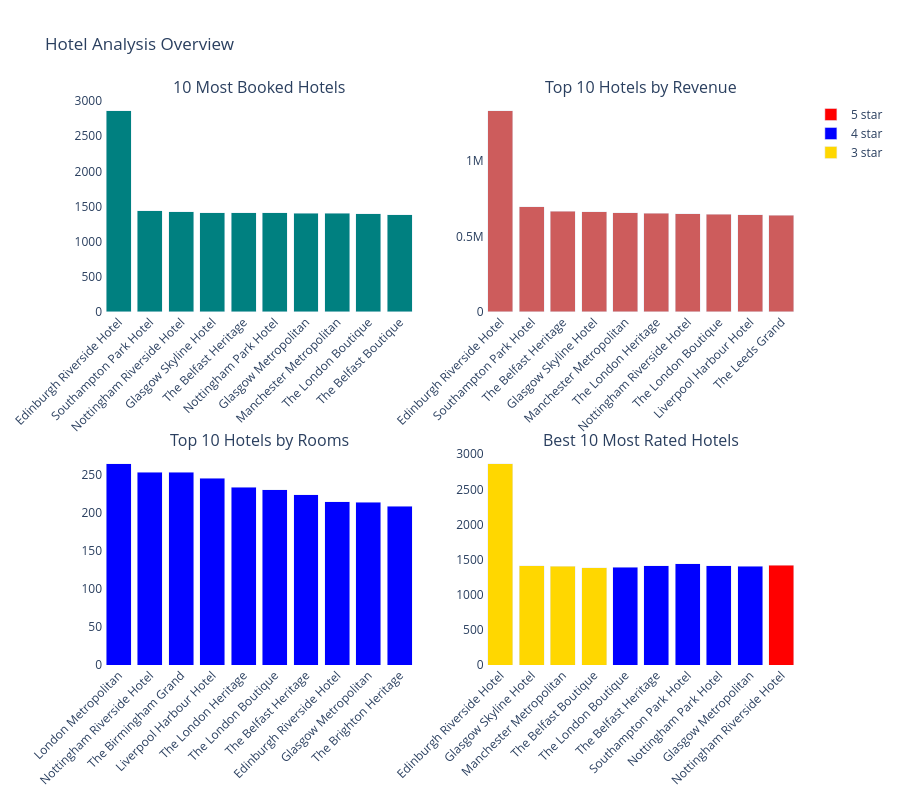

This figure's notebook cell:
### Code cell
####----- Visualzation of the Best Hotels
TOP_N = 10

# Top 10 for each chart
top_count   = h_count.nlargest(TOP_N, 'count')
top_revenue = h_revenue.nlargest(TOP_N, 'total_amount')
top_rooms   = h_rooms.nlargest(TOP_N, 'total_rooms')

# Top 10 hotels by total count, then keep only their star-rating rows
top_hotels = (
    h_star_ratings.groupby('hotel_name')['count'].sum().nlargest(TOP_N).index)
top_ratings = h_star_ratings[h_star_ratings['hotel_name'].isin(top_hotels)]

fig = msub(rows=2, cols=2,subplot_titles=("10 Most Booked Hotels", "Top 10 Hotels by Revenue",
                    "Top 10 Hotels by Rooms", "Best 10 Most Rated Hotels"),specs=[[{}, {}], [{}, {}]])

# Add charts
fig.add_trace(go.Bar(x=top_count['hotel_name'], y=top_count['count'],
                     name='Counts', marker_color='teal', showlegend=False), row=1, col=1)

fig.add_trace(go.Bar(x=top_revenue['hotel_name'], y=top_revenue['total_amount'],
                     name='Revenue', marker_color='indianred', showlegend=False), row=1, col=2)

fig.add_trace(go.Bar(x=top_rooms['hotel_name'], y=top_rooms['total_rooms'],
                     name='Hotel Rooms', marker_color='blue', showlegend=False), row=2, col=1)

# Top 10 Best Hotels
colors = ['gold', 'blue', 'red', 'green', 'gray']
for color, (star, grp) in zip(colors, top_ratings.groupby('star_rating')):
    fig.add_trace(go.Bar(x=grp['hotel_name'], y=grp['count'],
                         name=f"{star} star", marker_color=color), row=2, col=2)

fig.update_xaxes(tickangle=-45)
fig.update_layout(plot_bgcolor="white", paper_bgcolor="white",
    height=800, title_text='Hotel Analysis Overview', barmode='stack', showlegend=True,)

### Figure 1 — Plotly figure (JSON) as saved in the notebook; plotly's stock layout.template omitted (floating-point values rounded to 4 significant figures)
{"data": [{"marker": {"color": "teal"}, "name": "Counts", "showlegend": false, "type": "bar", "x": ["Edinburgh Riverside Hotel", "Southampton Park Hotel", "Nottingham Riverside Hotel", "Glasgow Skyline Hotel", "The Belfast Heritage", "Nottingham Park Hotel", "Glasgow Metropolitan", "Manchester Metropolitan", "The London Boutique", "The Belfast Boutique"], "xaxis": "x", "y": [2865, 1438, 1423, 1412, 1411, 1410, 1407, 1404, 1394, 1384], "yaxis": "y"}, {"marker": {"color": "indianred"}, "name": "Revenue", "showlegend": false, "type": "bar", "x": ["Edinburgh Riverside Hotel", "Southampton Park Hotel", "The Belfast Heritage", "Glasgow Skyline Hotel", "Manchester Metropolitan", "The London Heritage", "Nottingham Riverside Hotel", "The London Boutique", "Liverpool Harbour Hotel", "The Leeds Grand"], "xaxis": "x2", "y": [1336000.0, 698200.0, 666600.0, 663800.0, 658400.0, 655200.0, 650900.0, 648500.0, 643500.0, 641800.0], "yaxis": "y2"}, {"marker": {"color": "blue"}, "name": "Hotel Rooms", "showlegend": false, "type": "bar", "x": ["London Metropolitan", "Nottingham Riverside Hotel", "The Birmingham Grand", "Liverpool Harbour Hotel", "The London Heritage", "The London Boutique", "The Belfast Heritage", "Edinburgh Riverside Hotel", "Glasgow Metropolitan", "The Brighton Heritage"], "xaxis": "x3", "y": [265, 254, 254, 246, 234, 231, 224, 215, 214, 209], "yaxis": "y3"}, {"marker": {"color": "gold"}, "name": "3 star", "type": "bar", "x": ["Edinburgh Riverside Hotel", "Glasgow Skyline Hotel", "Manchester Metropolitan", "The Belfast Boutique"], "xaxis": "x4", "y": [2865, 1412, 1404, 1384], "yaxis": "y4"}, {"marker": {"color": "blue"}, "name": "4 star", "type": "bar", "x": ["The London Boutique", "The Belfast Heritage", "Southampton Park Hotel", "Nottingham Park Hotel", "Glasgow Metropolitan"], "xaxis": "x4", "y": [1394, 1411, 1438, 1410, 1407], "yaxis": "y4"}, {"marker": {"color": "red"}, "name": "5 star", "type": "bar", "x": ["Nottingham Riverside Hotel"], "xaxis": "x4", "y": [1423], "yaxis": "y4"}], "layout": {"annotations": [{"font": {"size": 16}, "showarrow": false, "text": "10 Most Booked Hotels", "x": 0.225, "xanchor": "center", "xref": "paper", "y": 1, "yanchor": "bottom", "yref": "paper"}, {"font": {"size": 16}, "showarrow": false, "text": "Top 10 Hotels by Revenue", "x": 0.775, "xanchor": "center", "xref": "paper", "y": 1, "yanchor": "bottom", "yref": "paper"}, {"font": {"size": 16}, "showarrow": false, "text": "Top 10 Hotels by Rooms", "x": 0.225, "xanchor": "center", "xref": "paper", "y": 0.375, "yanchor": "bottom", "yref": "paper"}, {"font": {"size": 16}, "showarrow": false, "text": "Best 10 Most Rated Hotels", "x": 0.775, "xanchor": "center", "xref": "paper", "y": 0.375, "yanchor": "bottom", "yref": "paper"}], "barmode": "stack", "height": 800, "paper_bgcolor": "white", "plot_bgcolor": "white", "showlegend": true, "title": {"text": "Hotel Analysis Overview"}, "xaxis": {"anchor": "y", "domain": [0, 0.45], "tickangle": -45}, "xaxis2": {"anchor": "y2", "domain": [0.55, 1], "tickangle": -45}, "xaxis3": {"anchor": "y3", "domain": [0, 0.45], "tickangle": -45}, "xaxis4": {"anchor": "y4", "domain": [0.55, 1], "tickangle": -45}, "yaxis": {"anchor": "x", "domain": [0.625, 1]}, "yaxis2": {"anchor": "x2", "domain": [0.625, 1]}, "yaxis3": {"anchor": "x3", "domain": [0, 0.375]}, "yaxis4": {"anchor": "x4", "domain": [0, 0.375]}}}
